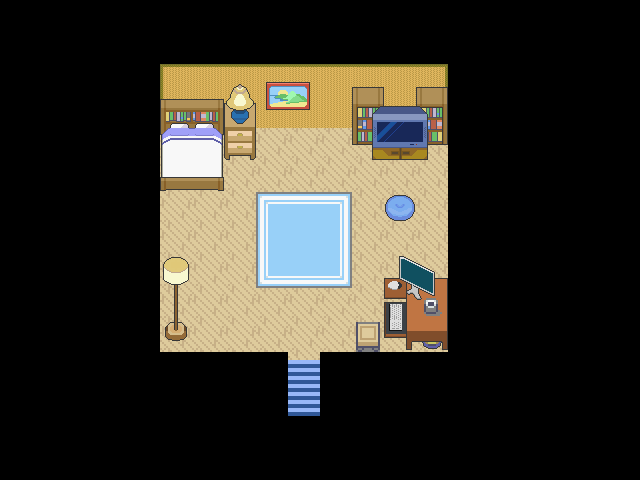

A level layout from a 2D game, rendered from its tile map. Below: a short description, then the map file with its tile-grid data intact:
An orthogonal 20x15 tile map with 32x32 px tiles, 4 tile layers (Tile Layer 1, Tile Layer 2, Tile Layer 3, Tile Layer 4), 2 tilesets.

<map version="1.10" tiledversion="1.12.1" orientation="orthogonal" renderorder="left-up" width="20" height="15" tilewidth="32" tileheight="32" infinite="0" nextlayerid="5" nextobjectid="1">
 <tileset firstgid="1" source="../TILESET/house3.tsx" />
 <tileset firstgid="97" source="../TILESET/INTERIOR_ALL.tsx" />
 <layer id="1" name="Tile Layer 1" width="20" height="15">
  <data encoding="csv">
1,1,1,1,1,1,1,1,1,1,1,1,1,1,1,1,1,1,1,1,
1,1,1,1,1,1,1,1,1,1,1,1,1,1,1,1,1,1,1,1,
1,1,1,1,1,3260,3261,3261,3261,3261,3261,3261,3261,3262,1,1,1,1,1,1,
1,1,1,1,1,3268,3269,3269,3269,3269,3269,3269,3269,3270,1,1,1,1,1,1,
1,1,1,1,1,8,8,8,8,8,8,8,8,8,1,1,1,1,1,1,
1,1,1,1,1,8,8,8,8,8,8,8,8,8,1,1,1,1,1,1,
1,1,1,1,1,8,8,8,8,8,8,8,8,8,1,1,1,1,1,1,
1,1,1,1,1,8,8,8,8,8,8,8,8,8,1,1,1,1,1,1,
1,1,1,1,1,8,8,8,8,8,8,8,8,8,1,1,1,1,1,1,
1,1,1,1,1,8,8,8,8,8,8,8,8,8,1,1,1,1,1,1,
1,1,1,1,1,8,8,8,8,8,8,8,8,8,1,1,1,1,1,1,
1,1,1,1,1,1,1,1,1,8,1,1,1,1,1,1,1,1,1,1,
1,1,1,1,1,1,1,1,1,1,1,1,1,1,1,1,1,1,1,1,
1,1,1,1,1,1,1,1,1,1,1,1,1,1,1,1,1,1,1,1,
1,1,1,1,1,1,1,1,1,1,1,1,1,1,1,1,1,1,1,1
</data>
 </layer>
 <layer id="2" name="Tile Layer 2" width="20" height="15">
  <data encoding="csv">
0,0,0,0,0,0,0,0,0,0,0,0,0,0,0,0,0,0,0,0,
0,0,0,0,0,0,0,0,0,0,0,0,0,0,0,0,0,0,0,0,
0,0,0,0,0,0,0,0,0,0,0,4385,0,4385,0,0,0,0,0,0,
0,0,0,0,0,0,0,4529,0,0,0,4393,0,4393,0,0,0,0,0,0,
0,0,0,0,0,0,0,4537,0,0,0,4401,0,4401,0,0,0,0,0,0,
0,0,0,0,0,0,0,0,0,0,0,0,0,0,0,0,0,0,0,0,
0,0,0,0,0,0,0,0,21,22,23,0,3719,0,0,0,0,0,0,0,
0,0,0,0,0,0,0,0,29,30,31,0,0,0,0,0,0,0,0,0,
0,0,0,0,0,0,0,0,37,38,39,0,0,0,0,0,0,0,0,0,
0,0,0,0,0,0,0,0,0,0,0,0,0,0,0,0,0,0,0,0,
0,0,0,0,0,0,0,0,0,0,0,0,0,4531,0,0,0,0,0,0,
0,0,0,0,0,0,0,0,0,4739,0,0,0,0,0,0,0,0,0,0,
0,0,0,0,0,0,0,0,0,4747,0,0,0,0,0,0,0,0,0,0,
0,0,0,0,0,0,0,0,0,0,0,0,0,0,0,0,0,0,0,0,
0,0,0,0,0,0,0,0,0,0,0,0,0,0,0,0,0,0,0,0
</data>
 </layer>
 <layer id="3" name="Tile Layer 3" width="20" height="15">
  <data encoding="csv">
0,0,0,0,0,0,0,0,0,0,0,0,0,0,0,0,0,0,0,0,
0,0,0,0,0,0,0,0,0,0,0,0,0,0,0,0,0,0,0,0,
0,0,0,0,0,0,0,0,0,0,0,0,0,0,0,0,0,0,0,0,
0,0,0,0,0,4225,4226,0,0,0,0,3665,3666,3667,0,0,0,0,0,0,
0,0,0,0,0,4233,4234,0,0,0,0,3673,3674,3675,0,0,0,0,0,0,
0,0,0,0,0,4241,4242,0,0,0,0,0,0,0,0,0,0,0,0,0,
0,0,0,0,0,0,0,0,0,0,0,0,0,0,0,0,0,0,0,0,
0,0,0,0,0,0,0,0,0,0,0,0,0,0,0,0,0,0,0,0,
0,0,0,0,0,4601,0,0,0,0,0,0,4573,4574,0,0,0,0,0,0,
0,0,0,0,0,4609,0,0,0,0,0,0,4581,4582,0,0,0,0,0,0,
0,0,0,0,0,4617,0,0,0,0,0,33,4589,4590,0,0,0,0,0,0,
0,0,0,0,0,0,0,0,0,0,0,0,0,0,0,0,0,0,0,0,
0,0,0,0,0,0,0,0,0,0,0,0,0,0,0,0,0,0,0,0,
0,0,0,0,0,0,0,0,0,0,0,0,0,0,0,0,0,0,0,0,
0,0,0,0,0,0,0,0,0,0,0,0,0,0,0,0,0,0,0,0
</data>
 </layer>
 <layer id="4" name="Tile Layer 4" width="20" height="15">
  <data encoding="csv">
0,0,0,0,0,0,0,0,0,0,0,0,0,0,0,0,0,0,0,0,
0,0,0,0,0,0,0,0,0,0,0,0,0,0,0,0,0,0,0,0,
0,0,0,0,0,0,0,4585,4598,4599,0,0,0,0,0,0,0,0,0,0,
0,0,0,0,0,0,0,4593,4606,4607,0,0,0,0,0,0,0,0,0,0,
0,0,0,0,0,0,0,0,0,0,0,0,0,0,0,0,0,0,0,0,
0,0,0,0,0,0,0,0,0,0,0,0,0,0,0,0,0,0,0,0,
0,0,0,0,0,0,0,0,0,0,0,0,0,0,0,0,0,0,0,0,
0,0,0,0,0,0,0,0,0,0,0,0,0,0,0,0,0,0,0,0,
0,0,0,0,0,0,0,0,0,0,0,0,0,0,0,0,0,0,0,0,
0,0,0,0,0,0,0,0,0,0,0,0,0,46,0,0,0,0,0,0,
0,0,0,0,0,0,0,0,0,0,0,0,0,0,0,0,0,0,0,0,
0,0,0,0,0,0,0,0,0,0,0,0,0,0,0,0,0,0,0,0,
0,0,0,0,0,0,0,0,0,0,0,0,0,0,0,0,0,0,0,0,
0,0,0,0,0,0,0,0,0,0,0,0,0,0,0,0,0,0,0,0,
0,0,0,0,0,0,0,0,0,0,0,0,0,0,0,0,0,0,0,0
</data>
 </layer>
</map>
